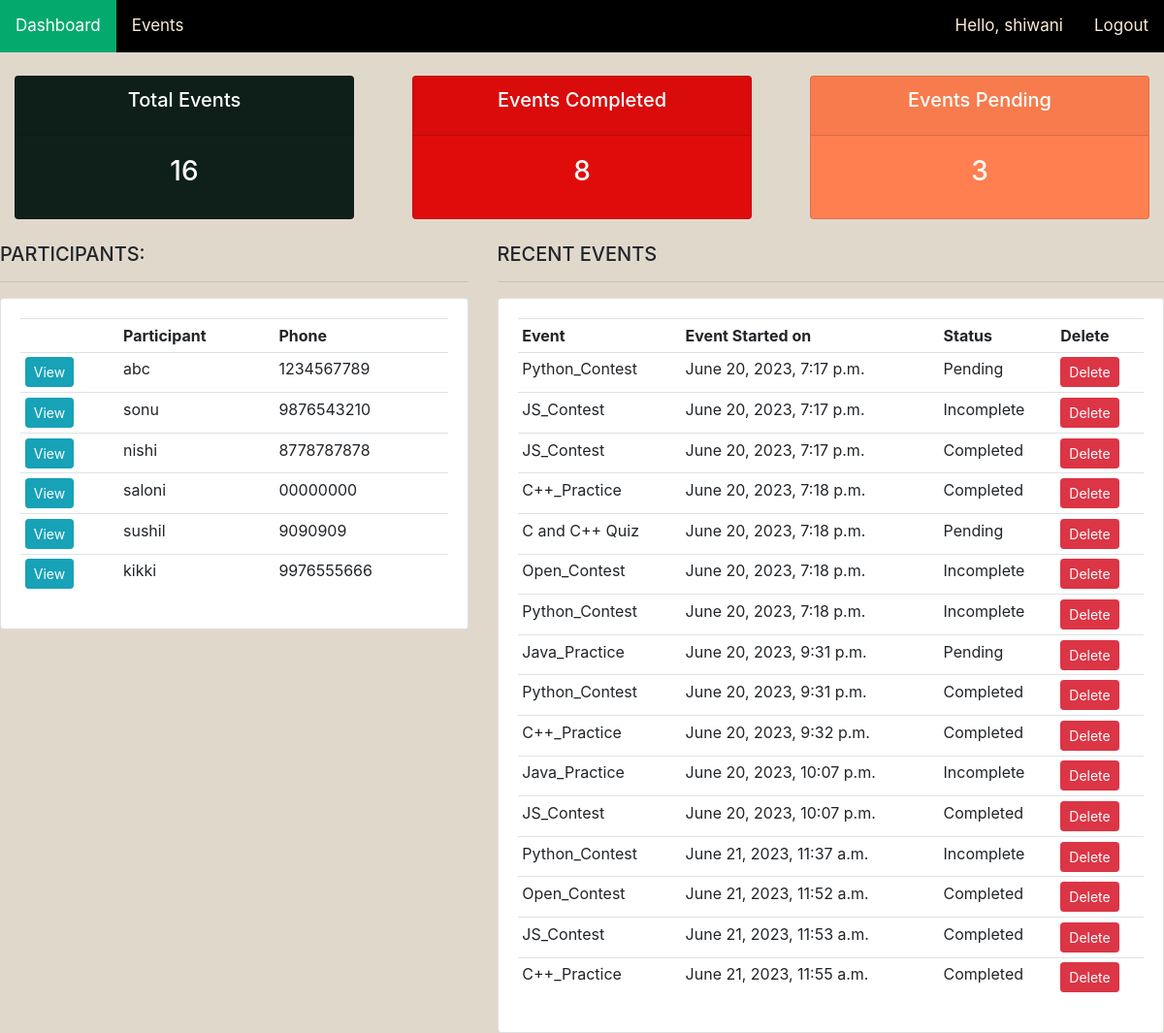
Page / (signed in) on the earlier database version.
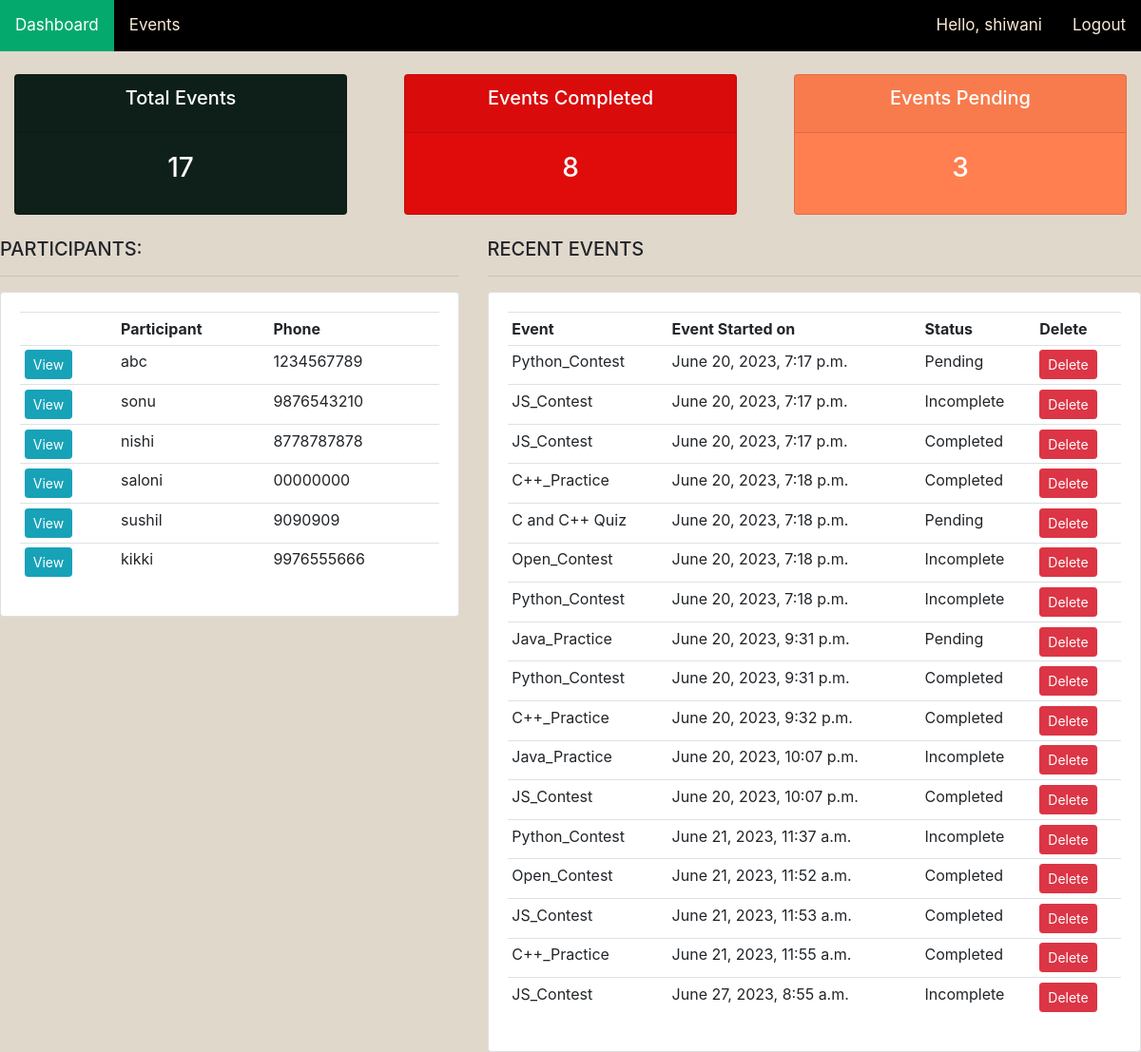
Same page on the later database version.
### event/models.py (models this page shows, shortened)
class Participant(models.Model):
    name= models.CharField(max_length=200, null=True)
    phone= models.CharField(max_length=200, null=True)
    email= models.CharField(max_length=200, null=True)
    date_created= models.DateTimeField(auto_now_add=True, null=True)

class Event(models.Model):
    STATUS=(
        ('Pending','Pending'),
        ('Incomplete', 'Incomplete'),
        ('Completed', 'Completed'),
    )
    participant= models.ForeignKey(Participant, null=True, on_delete= models.SET_NULL)
    event= models.ForeignKey(Product, null=True, on_delete= models.SET_NULL)
    date_created= models.DateTimeField(auto_now_add=True, null=True)
    status= models.CharField(max_length=200, null=True, choices=STATUS)
    review= models.CharField(max_length=500, null=True)

class Product(models.Model):
    CATEGORY=(
        ('Quiz', 'Quiz'),
        ('Practice', 'Practice'),
        ('Contest', 'Contest'),
    )
    name= models.CharField(max_length=200, null=True)
    price= models.FloatField(null=True)
    category= models.CharField(max_length=200, null=True, choices=CATEGORY)
    description= models.CharField(max_length=200, null=True, blank=True)
    date_created= models.DateTimeField(auto_now_add=True, null=True)
    tags= models.ManyToManyField(Tag)
    def __str__(self):
        return self.name

### event/views.py (the view)
# urls.py: path('', views.home, name="home"),
@login_required(login_url='login')
def home(request):
    events =Event.objects.all()
    participants= Participant.objects.all()
    total_participants =participants.count()
    total_events= events.count()
    completed= events.filter(status='Completed').count()
    incomplete= events.filter(status='Incomplete').count()
    pending= events.filter(status='Pending').count()
    context={'events':events, 'participants': participants,'total_participants':total_participants,'total_events':total_events,'completed':completed,'incomplete':incomplete,'pending':pending}
    return render(request, 'event/dashboard.html', context)

### event/templates/event/dashboard.html
{%  extends 'event/main.html' %}
{% block content %}
{%  include 'event/status.html' %}
<br>
<div class="row">
    <div class="col-md-5">
        <h5>PARTICIPANTS:</h5>
        <hr>
        <div class="card card-body">
            <table class="table table-sm">
                <tr>
                    <th></th>
                    <th>Participant</th>
                    <th>Phone</th>
                </tr>
                {% for participant in participants %}
                    <tr>
                        <td><a class="btn btn-sm btn-info" href="{% url 'participant' participant.id %}">View</a></td>
                        <td>{{participant.name}}</td>
                        <td>{{participant.phone}}</td>
                    </tr>
                {% endfor %}
            </table>
        </div>
    </div>
    <div class="col-md-7">
        <h5>RECENT EVENTS</h5>
        <hr>
        <div class="card card-body">
            <table class="table table-sm">
                <tr>
                    <th>Event</th>
                    <th>Event Started on</th>
                    <th>Status</th>
                    <th>Delete</th>
                </tr>
                {% for event in events %}
                    <tr>
                        <td>{{event.event}}</td>
                        <td>{{event.date_created}}</td>
                        <td>{{event.status}}</td>
                        <td><a class="btn btn-sm btn-danger" href="{% url 'delete_event' event.id %}">Delete</a></td>
                    </tr>
                {% endfor %}
            </table>
        </div>
    </div>
</div>
{% endblock %}

Differences in the rows shown:
added Event: event "JS_Contest", date_created "June 27, 2023, 8:55 a.m.", status "Incomplete"
Other differences:
{{ total_events }}: "16" → "17"
